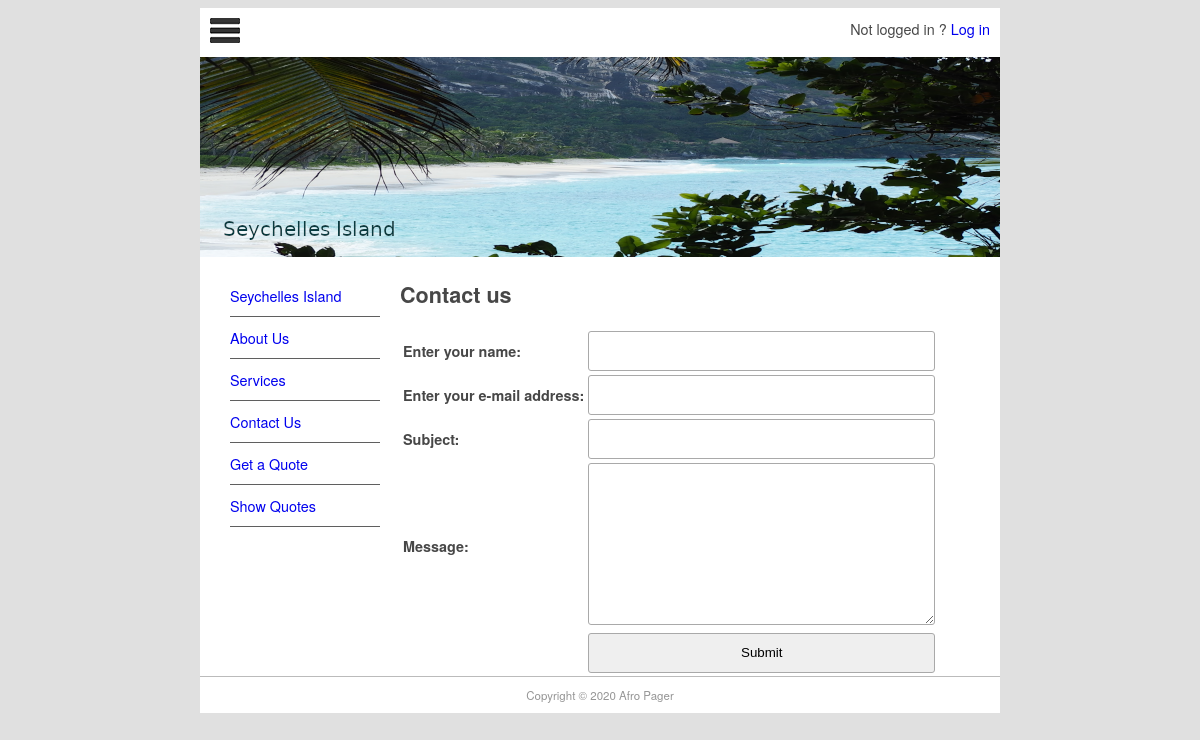
The app's page /contact with its own data.
### pager/models.py (models this page shows, shortened)
class Page(models.Model):
    title = models.CharField(max_length=60)
    permalink = models.CharField(max_length=12, unique=True)
    update_date = models.DateTimeField('Last Updated')
    body = models.TextField('Page content', blank=True)

### pager/views.py (the view)
# urls.py: path('contact', views.contact, name='contact'),
def contact(request):
    submitted = False
    if request.method == 'POST':
        form = ContactForm(request.POST)
        if form.is_valid():
            cd = form.cleaned_data
            con = get_connection('django.core.mail.backends.console.EmailBackend')
            send_mail(
                cd['subject'],
                cd['message'],
                cd.get('email', 'nonreply@anonymous.com'),
                ['nonreply.strict@pager.com'],
                connection=con
            )
            return HttpResponseRedirect('/contact?submitted=True')
    else:
        form = ContactForm
        if 'submitted' in request.GET:
            submitted = True
    context = {'form': form, 'page_list': Page.objects.all(),
               'submitted': submitted}
    return render(request, 'pager/contact.html', context)

### templates/pager/contact.html (shortened to what this page needs)
{% extends "pager/page.html" %}
{% block content %}
    <h1>Contact us</h1>
    {% if submitted %}
        <p class="success">
        Your message was submitted successfully. Thank
        you.
        </p>
    {% else %}
        <form action="" method="post" novalidate>
        <table>
            {{ form.as_table }}
            <tr>
            <td>&nbsp;</td>
            <td><input type="submit" value="Submit"></td>
            </tr>
        </table>
        </form>
    {% endif %}
{% endblock content %}

### templates/pager/page.html (shortened to what this page needs)
{% extends "base.html" %}
{% block sidenav %}
    {% for page in page_list %}
        <li>
            <a href="{{ page.permalink }}">{{ page.title }}</a>
        </li>
    {% endfor %}
{% endblock %}

### static/css/main.css (style rules this page uses)
body { background-color: #E0E0E0; font-family: Gotham, "Helvetica Neue", Helvetica, Arial, sans-serif; font-size: 0.9em; text-align: justify; color: #474747; }
#nav li { padding-top: 10px; padding-bottom: 10px; font-size: 1em; list-style-type: none; border-bottom: thin solid #5F5F5F; color: #4C4C4C; left: 0px; list-style-position: inside; margin-left: -10px; }
#nav li a { text-decoration: none; }
input, textarea { width: 100%; padding: 5px!important; -webkit-box-sizing: border-box; -moz-box-sizing: border-box; box-sizing: border-box; border-radius: 3px; border-style: solid; border-width: 1px; border-color: rgb(169,169,169) }
input { height: 40px; }

### records on screen
Page: title "Seychelles Island"
Page: title "About Us"
Page: title "Services"
